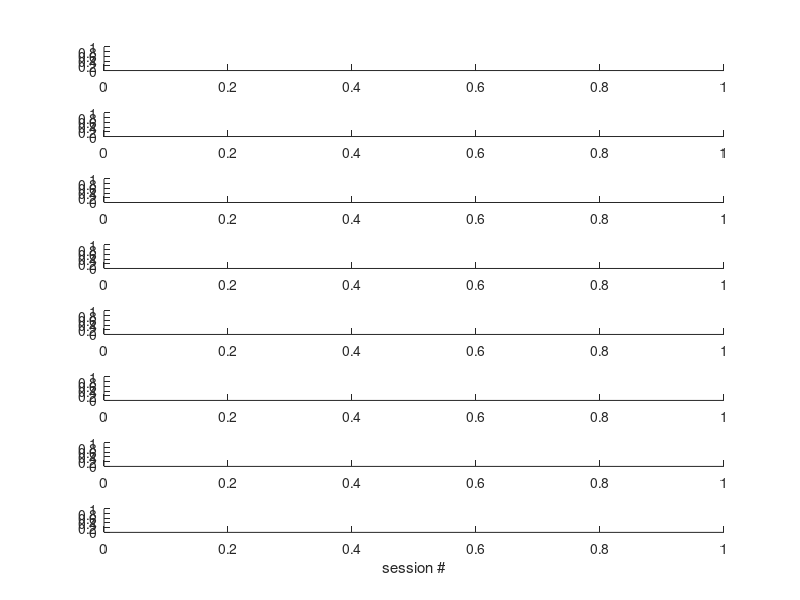

This chart was generated by the following MATLAB code:
function inspectAllDatasets(varargin)
f=figure;
p=inputParser;
addParameter(p,'subjects', {'J114' 'J115' 'J116' 'J117' 'J118' 'J119' 'J122' 'J123'});
parse(p,varargin{:});
nSubjects = length(p.Results.subjects);
subjects = p.Results.subjects;

for ss = 1:nSubjects
    ax = subplot(nSubjects,1,ss,'parent',f);
    try 
        sumFiles=ls(fullfile(jlgDataDir, subjects{ss}, ...
        '*/L01_referenceLocalization/summary.mat'));
    catch
        continue;
    end
    
    sumFiles = strsplit(sumFiles,'\n');
    
    counter = 0;
    for ff = 1:length(sumFiles)
        if isempty(sumFiles{ff}), continue, end
        thisSum = load(sumFiles{ff},'xyzrcoPeak', 'params');
        
        mnBlocks = thisSum.params.mByNBlocks;
        
        x = squeeze(thisSum.xyzrcoPeak(1,:,:));
        y = squeeze(thisSum.xyzrcoPeak(2,:,:));
        z = squeeze(thisSum.xyzrcoPeak(3,:,:));
        r = squeeze(thisSum.xyzrcoPeak(4,:,:));
        c = squeeze(thisSum.xyzrcoPeak(5,:,:));
        o = squeeze(thisSum.xyzrcoPeak(6,:,:));
        
        hold(ax, 'on')

        % Z value over time each day
%         scatter(ax, counter+(1:size(z,2)), mean(z),'.'); set(ax,'ydir','rev','ylim',[1 51])
%         counter = counter+length(z)+1;
%         plot(ax, counter*[1 1], [1 51],':k')
        % C value over time each day
        scatter(ax, counter+(1:size(c,2)), mean(c),'.'); set(ax, 'ylim',[0 1])
        counter = counter+length(z)+1;
        plot(ax, counter*[1 1], [0 1],':k')
        % Y value over day
        %scatter(ax, repmat(ff,length(y(:,1)),1), y(:,1), 10,[1 1 1]*.2, 'filled' );
        
    end
    title(ax,subjects{ss})
    
end
xlabel(ax,'session #')
%ylabel(ax,'y')

